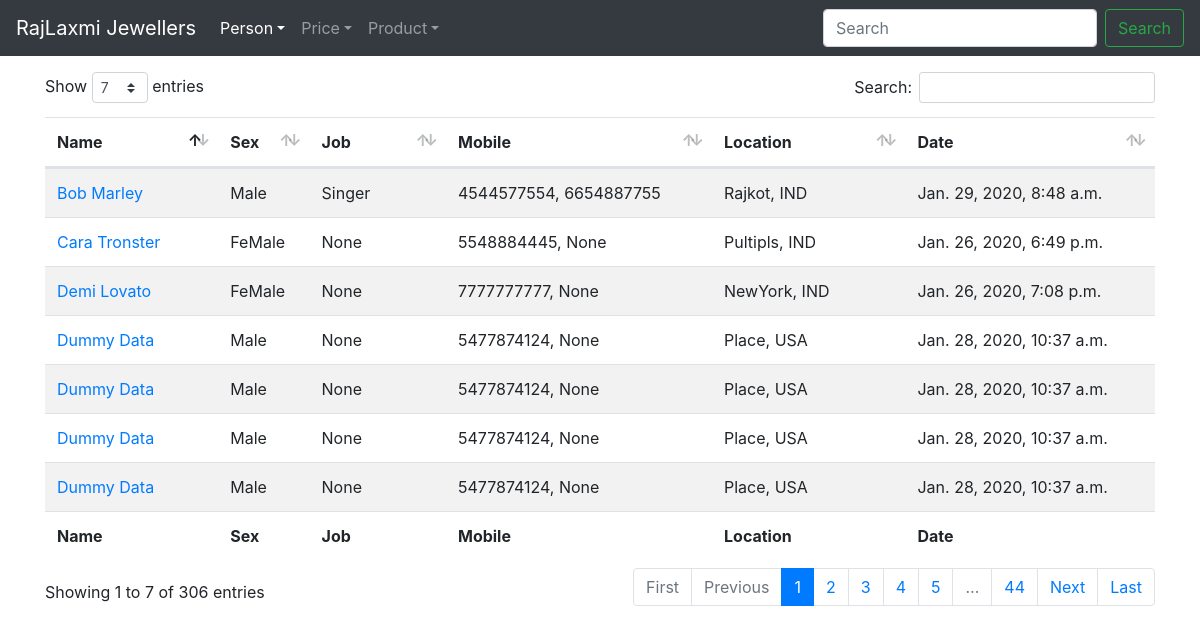
Page /list/ on the committed database.
### person/models.py (models this page shows, shortened)
class Person(models.Model):
	mobile = RegexValidator(regex="^[1-9]\d{9}$",
							message="Only 10 Digit Mobile Number Allowed")
	pin = RegexValidator(regex="^[1-9]\d{5}$",
							 message="Enter Valid Six Digit PinCode")
	alphabets_only = RegexValidator(regex="^[a-zA-Z]*$",
									message="Only Alphabets Allowed")
	SEX = [("F", "FeMale"), ("M", "Male"), ]
	COUNTRY = [("IND", "India"),
			   ("USA", "United States of America"),
			   ("CAN", "Canada"),
			   ("CHN", "China"),
			   ("ARE", "United Arab Emirates"), ]
	first_name = models.CharField(max_length=50,
								  validators=[alphabets_only])
	middle_name = models.CharField(max_length=50,
								   blank=True,
								   null=True,
								   validators=[alphabets_only])
	last_name = models.CharField(max_length=50,
								 validators=[alphabets_only])
	sex = models.CharField(max_length=1, choices=SEX)
	job = models.CharField(max_length=30,
						   blank=True,
						   null=True,
						   validators=[alphabets_only],
						   help_text="Onlye Alphabets Allowed")
	mobile_one = models.CharField(max_length=10,
								  validators=[mobile])
	mobile_two = models.CharField(max_length=10,
								  blank=True,
								  null=True,
								  validators=[mobile])
	email = models.EmailField(blank=True, null=True)
	address_one = models.CharField(max_length=100,
								   blank=True,
								   null=True, )
	address_two = models.CharField(max_length=100,
								   blank=True,
								   null=True, )
	city = models.CharField(max_length=50,
							validators=[alphabets_only],
							help_text="Only Alphabets Allowed")
	pincode = models.CharField(max_length=6,
							   blank=True,
							   null=True,
							   validators=[pin])
	country = models.CharField(max_length=3,
							   choices=COUNTRY,
							   default="IND", )
	detail = models.TextField(max_length=300,
							  blank=True,
							  null=True,
							  validators=[MaxLengthValidator(limit_value=300)],
							  help_text="Maximum 300 Characters Allowed")
	date_added = models.DateTimeField(auto_now_add=True)
	"""
	def __str__(self):
		return f"{self.first_name} {self.last_name}"
	"""

### person/views.py (the view)
# urls.py: path("list/", ListPersonView.as_view(), name="person-list"),
class ListPersonView(ListView):
	model = Person
	ordering = ["-date_added"]

### person/templates/person/person_list.html (shortened to what this page needs)
{% extends "base.html" %}
{% load static %}
{% block content %}
<table id="person_table" class="table table-hover table-striped" style="width:100%">
	<thead>
		<tr>
			<th>Name</th>
			<th>Sex</th>
			<th>Job</th>
			<th>Mobile</th>
			<th>Location</th>
			<th>Date</th>
		</tr>
	</thead>
	<tbody>
		{% for person in object_list %}
			<tr>
				<td>
				<a href="{% url 'person-detail' person.id %}">{{ person.first_name }} {{ person.last_name }}</a>
				</td>
				<td>
				{% if person.sex == "F" %}
					FeMale
				{% else %}
					Male
				{% endif %}
				</td>
				<td>{{ person.job }}</td>
				<td>{{ person.mobile_one }}, {{ person.mobile_two }}</td>
				<td>{{ person.city }}, {{ person.country }}</td>
				<td>{{ person.date_added }}</td>
			</tr>
		{% endfor %}
	</tbody>
	<tfoot>
		<tr>
			<th>Name</th>
			<th>Sex</th>
			<th>Job</th>
			<th>Mobile</th>
			<th>Location</th>
			<th>Date</th>
		</tr>
	</tfoot>
</table>
{% endblock content %}

### rows in the picture
Person: first_name "Bob", last_name "Marley", sex "Male", job "Singer", mobile_one "4544577554", mobile_two "6654887755", city "Rajkot", country "IND", date_added "Jan. 29, 2020, 8:48 a.m."
Person: first_name "Dummy", last_name "Data", sex "Male", job "None", mobile_one "5477874124", mobile_two "None", city "Place", country "USA", date_added "Jan. 28, 2020, 10:37 a.m."
Person: first_name "Dummy", last_name "Data", sex "Male", job "None", mobile_one "5477874124", mobile_two "None", city "Place", country "USA", date_added "Jan. 28, 2020, 10:37 a.m."
Person: first_name "Dummy", last_name "Data", sex "Male", job "None", mobile_one "5477874124", mobile_two "None", city "Place", country "USA", date_added "Jan. 28, 2020, 10:37 a.m."
Person: first_name "Dummy", last_name "Data", sex "Male", job "None", mobile_one "5477874124", mobile_two "None", city "Place", country "USA", date_added "Jan. 28, 2020, 10:37 a.m."
Person: first_name "Demi", last_name "Lovato", sex "FeMale", job "None", mobile_one "7777777777", mobile_two "None", city "NewYork", country "IND", date_added "Jan. 26, 2020, 7:08 p.m."
Person: first_name "Cara", last_name "Tronster", sex "FeMale", job "None", mobile_one "5548884445", mobile_two "None", city "Pultipls", country "IND", date_added "Jan. 26, 2020, 6:49 p.m."
